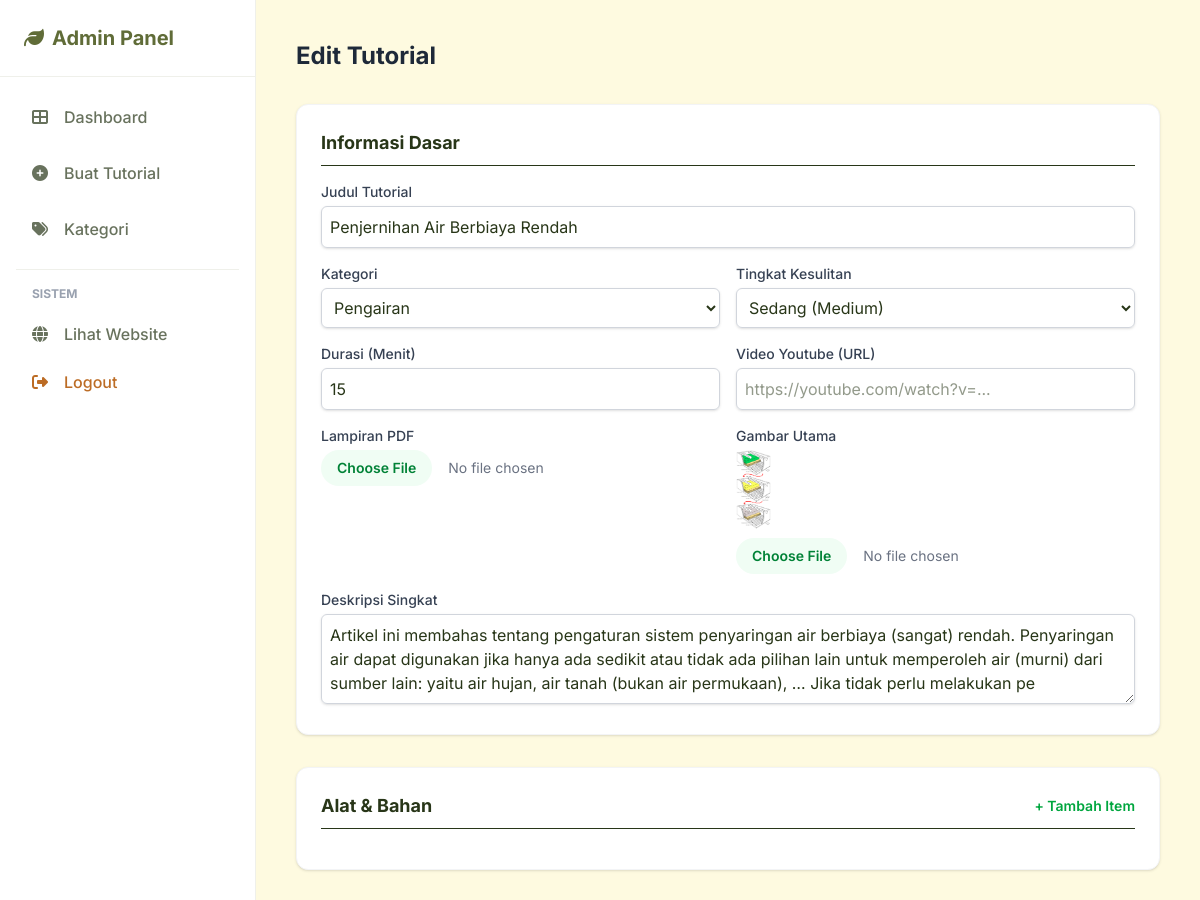
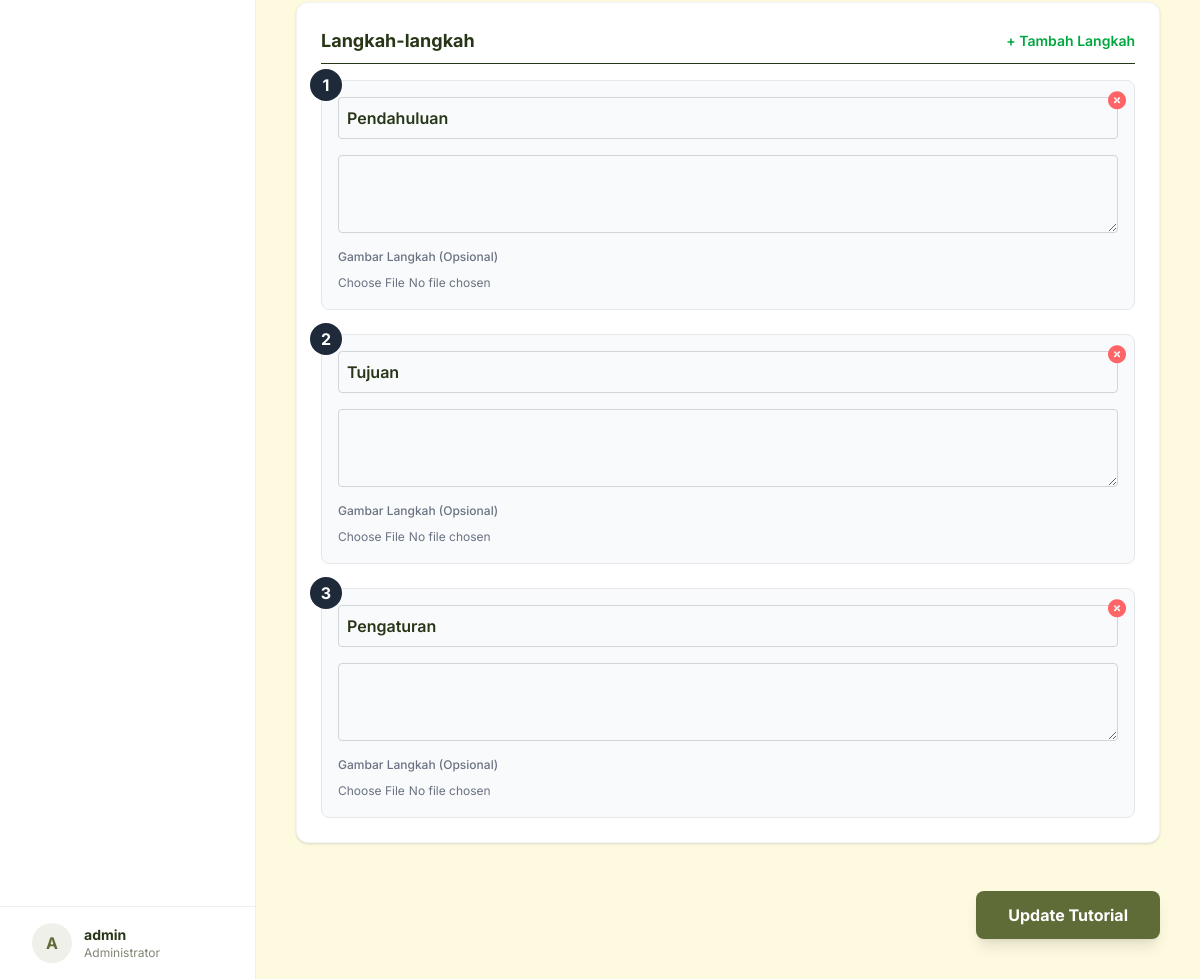
Screenshot of /admin/edit.php?id=43 (signed in) with the database file from the repository (2 pictures, top to bottom).
### tables this page shows
CREATE TABLE tutorials (
            id INTEGER PRIMARY KEY AUTOINCREMENT,
            title TEXT NOT NULL,
            slug TEXT UNIQUE NOT NULL,
            description TEXT,
            difficulty TEXT, -- 'Easy', 'Medium', 'Hard'
            duration INTEGER, -- in minutes
            category_id INTEGER,
            author_id INTEGER,
            created_at DATETIME DEFAULT CURRENT_TIMESTAMP,
            view_count INTEGER DEFAULT 0,
            image_path TEXT, video_url TEXT, pdf_path TEXT, -- Main thumbnail
            FOREIGN KEY(category_id) REFERENCES categories(id),
            FOREIGN KEY(author_id) REFERENCES users(id)
        );

CREATE TABLE categories (
            id INTEGER PRIMARY KEY AUTOINCREMENT,
            name TEXT NOT NULL,
            icon_class TEXT -- e.g. fa-leaf for fontawesome or just text
        );

### includes/functions.php (called while the page is built, shortened)
<?php
function getCategories($pdo) {
    $stmt = $pdo->query("SELECT * FROM categories ORDER BY name ASC");
    return $stmt->fetchAll();
}
?>

### public/admin/edit.php (the view, shortened to what this page needs)
<?php
require_once __DIR__ . '/../../includes/config.php';
require_once __DIR__ . '/../../includes/functions.php';
$id = (int)$_GET['id'];
$pdo = connectDB();
$stmt = $pdo->prepare("SELECT * FROM tutorials WHERE id = ?");
$stmt->execute([$id]);
$tutorial = $stmt->fetch();
$stmt = $pdo->prepare("SELECT * FROM materials WHERE tutorial_id = ?");
$stmt->execute([$id]);
$materials = $stmt->fetchAll(PDO::FETCH_ASSOC);
$stmt = $pdo->prepare("SELECT * FROM steps WHERE tutorial_id = ? ORDER BY step_number ASC");
$stmt->execute([$id]);
$steps = $stmt->fetchAll(PDO::FETCH_ASSOC);
$categories = getCategories($pdo);
?>
<?php
require_once __DIR__ . '/includes/header.php';
?>
<div class="max-w-4xl mx-auto">
    <div class="flex items-center justify-between mb-8">
        <h1 class="text-2xl font-bold text-gray-800">Edit Tutorial</h1>
    </div>
    <form method="POST" enctype="multipart/form-data" class="space-y-8" x-data="{ materials: <?php echo htmlspecialchars(json_encode($materials)); ?>, steps: <?php echo htmlspecialchars(json_encode($steps)); ?> }">
        <div class="bg-white p-6 rounded-xl shadow-sm border border-gray-100">
            <h2 class="font-bold text-lg mb-4 border-b pb-2">Informasi Dasar</h2>
            <div class="grid grid-cols-1 md:grid-cols-2 gap-4">
                <div class="col-span-2">
                    <label class="block text-sm font-medium text-gray-700 mb-1">Judul Tutorial</label>
                    <input type="text" name="title" value="<?php echo htmlspecialchars($tutorial['title']); ?>" required class="w-full rounded-md border-gray-300 shadow-sm focus:border-green-500 focus:ring-green-500 border p-2">
                </div>
                <div>
                    <label class="block text-sm font-medium text-gray-700 mb-1">Kategori</label>
                    <select name="category_id" required class="w-full rounded-md border-gray-300 shadow-sm focus:border-green-500 focus:ring-green-500 border p-2">
                        <?php foreach($categories as $cat): ?>
                            <option value="<?php echo $cat['id']; ?>" <?php echo $cat['id'] == $tutorial['category_id'] ? 'selected' : ''; ?>><?php echo $cat['name']; ?></option>
                        <?php endforeach; ?>
                    </select>
                </div>
                <div>
                    <label class="block text-sm font-medium text-gray-700 mb-1">Tingkat Kesulitan</label>
                    <select name="difficulty" class="w-full rounded-md border-gray-300 shadow-sm focus:border-green-500 focus:ring-green-500 border p-2">
                        <option value="Medium" <?php echo $tutorial['difficulty'] == 'Medium' ? 'selected' : ''; ?>>Sedang (Medium)</option>
                    </select>
                </div>
                <div>
                    <label class="block text-sm font-medium text-gray-700 mb-1">Durasi (Menit)</label>
                    <input type="number" name="duration" value="<?php echo $tutorial['duration']; ?>" class="w-full rounded-md border-gray-300 shadow-sm focus:border-green-500 focus:ring-green-500 border p-2">
                </div>
                <div>
                    <label class="block text-sm font-medium text-gray-700 mb-1">Video Youtube (URL)</label>
                    <input type="url" name="video_url" value="<?php echo htmlspecialchars($tutorial['video_url'] ?? ''); ?>" placeholder="https://youtube.com/watch?v=..." class="w-full rounded-md border-gray-300 shadow-sm focus:border-green-500 focus:ring-green-500 border p-2">
                </div>
                <div>
                    <label class="block text-sm font-medium text-gray-700 mb-1">Lampiran PDF</label>
                    <input type="file" name="pdf_file" accept="application/pdf" class="w-full text-sm text-gray-500 file:mr-4 file:py-2 file:px-4 file:rounded-full file:border-0 file:text-sm file:font-semibold file:bg-green-50 file:text-green-700 hover:file:bg-green-100">
                </div>
                <div>
                    <label class="block text-sm font-medium text-gray-700 mb-1">Gambar Utama</label>
                    <?php if($tutorial['image_path']): ?>
                        <div class="mb-2">
                            <img src="<?php echo BASE_URL . $tutorial['image_path']; ?>" class="h-20 rounded">
                        </div>
                    <?php endif; ?>
                    <input type="file" name="image" accept="image/*" class="w-full text-sm text-gray-500 file:mr-4 file:py-2 file:px-4 file:rounded-full file:border-0 file:text-sm file:font-semibold file:bg-green-50 file:text-green-700 hover:file:bg-green-100">
                </div>
                <div class="col-span-2">
                    <label class="block text-sm font-medium text-gray-700 mb-1">Deskripsi Singkat</label>
                    <textarea name="description" rows="3" class="w-full rounded-md border-gray-300 shadow-sm focus:border-green-500 focus:ring-green-500 border p-2"><?php echo htmlspecialchars($tutorial['description']); ?></textarea>
                </div>
            </div>
        </div>
        <div x-data="{ materials: <?php echo htmlspecialchars(json_encode($materials), ENT_QUOTES, 'UTF-8'); ?> }" class="bg-white p-6 rounded-xl shadow-sm border border-gray-100">
            <div class="flex justify-between items-center mb-4 border-b pb-2">
                <h2 class="font-bold text-lg">Alat & Bahan</h2>
                <button type="button" @click="materials.push({id: Date.now()})" class="text-sm text-green-600 hover:text-green-800 font-semibold">+ Tambah Item</button>
            </div>
        </div>
        <div x-data="{ steps: <?php echo htmlspecialchars(json_encode($steps), ENT_QUOTES, 'UTF-8'); ?> }" class="bg-white p-6 rounded-xl shadow-sm border border-gray-100">
            <div class="flex justify-between items-center mb-4 border-b pb-2">
                <h2 class="font-bold text-lg">Langkah-langkah</h2>
                <button type="button" @click="steps.push({id: Date.now()})" class="text-sm text-green-600 hover:text-green-800 font-semibold">+ Tambah Langkah</button>
            </div>
            <div class="space-y-6">
                <template x-for="(step, index) in steps" :key="index">
                    <div class="bg-gray-50 p-4 rounded-lg border border-gray-200 relative">
                        <span class="absolute -left-3 -top-3 w-8 h-8 bg-gray-800 text-white rounded-full flex items-center justify-center font-bold" x-text="index + 1"></span>
                        <div class="grid grid-cols-1 gap-4">
                            <input type="text" :name="'steps['+index+'][title]'" x-model="step.title" placeholder="Judul Langkah" required class="w-full border-gray-300 rounded border p-2 font-semibold">
                            <textarea :name="'steps['+index+'][content]'" x-model="step.content" rows="3" placeholder="Jelaskan detail..." class="w-full border-gray-300 rounded border p-2 text-sm"></textarea>
                            <div>
                                <label class="block text-xs font-medium text-gray-500 mb-1">Gambar Langkah (Opsional)</label>
                                <input type="file" :name="'steps['+index+'][image]'" accept="image/*" class="w-full text-xs text-gray-500">
                            </div>
                        </div>
                        <button type="button" @click="steps = steps.filter((s, i) => i !== index)" class="absolute top-2 right-2 text-red-400 hover:text-red-600">
                            <i class="fas fa-times-circle text-lg"></i>
                        </button>
                    </div>
                </template>
            </div>
        </div>
        <div class="flex justify-end pt-4">
            <button type="submit" class="bg-primary hover:bg-green-600 text-white font-bold py-3 px-8 rounded-lg shadow-lg transition transform hover:scale-105">
                Update Tutorial
            </button>
        </div>
    </form>
</div>
</body>
</html>

### public/admin/includes/header.php (style rules this page uses)
body { font-family: 'Inter', sans-serif; }

### rows the page displays
tutorials: title "Penjernihan Air Berbiaya Rendah", category_id "Pengairan", difficulty "Sedang (Medium)", duration "15", image_path (picture), description "Artikel ini membahas tentang pengaturan sistem penyaringan air berbiaya (sangat) rendah. Penyaringan air dapat digunakan jika hanya ada sedikit atau tidak ada pilihan lain untuk memperoleh air (murni) dari sumber lain: yaitu air hujan, air tanah (bukan air permukaan), … Jika tidak perlu melakukan pe"

### other values shown
substr($_SESSION['username'] ?? 'A', 0, 1) "A"
$_SESSION['username'] "admin"
